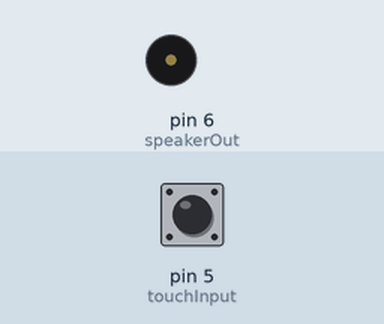
Recording of a sketch running on a simulated Arduino Uno, built with avr-gcc and run on an emulated ATmega328P. Parts: buzzer (waves = sounding). The inputs (shaded band) are chosen by the test bench; at power-on: pin 5 (touchInput) LOW. What the sketch prints to the serial monitor is not drawn.

Above: at 1.2 s.
1.3 s: pin 5 (touchInput) pulled HIGH for 0.15 s
At 1.44 s:
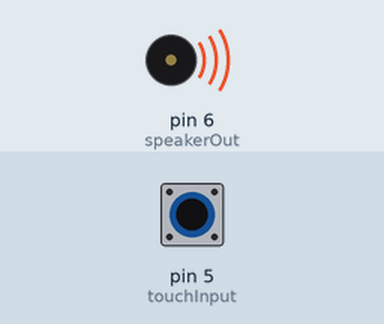
3.0 s: pin 5 (touchInput) pulled HIGH for 3.2 s
At 6.9 s:
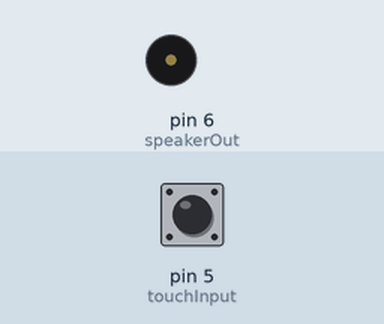
Timing chart, 0 to 8.4 s (numbered marks = the images above; inputs shaded):
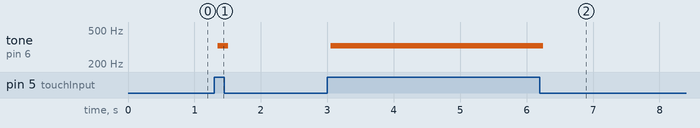

The sketch:

PLab_touch_sound.ino
```cpp
// these constants describe the pins. They won't change:

int speakerOut = 6; // Put speaker through 220 ohm on pin 9.
int touchInput = 5;
int touchValue = 0;
int frequency = 1000;

void setup()
{
  pinMode(speakerOut, OUTPUT);
  pinMode(touchInput, INPUT);
  Serial.begin(9600);
}


// Function to produce one square pulse of a
// given frequency on a given pin:
void playOneSquarePulse(int pin, int freq) {
  long int pulseLength = 500000 / freq;
  digitalWrite(pin, HIGH);
  delayMicroseconds(pulseLength);
  digitalWrite(pin, LOW);
  delayMicroseconds(pulseLength);
}

void loop()
{
   touchValue = digitalRead(touchInput);
   Serial.println(touchValue);
   if (touchValue == HIGH) {
     playOneSquarePulse(speakerOut, frequency);

   }
}
```

Measured:
- after the input at 1.3 s, tone on pin 6 (speakerOut): silent → 329 Hz after 0.05 s, → silent 0.16 s later
- after the input at 3.0 s, tone on pin 6 (speakerOut): silent → 329 Hz after 0.05 s, → silent 3.2 s later
